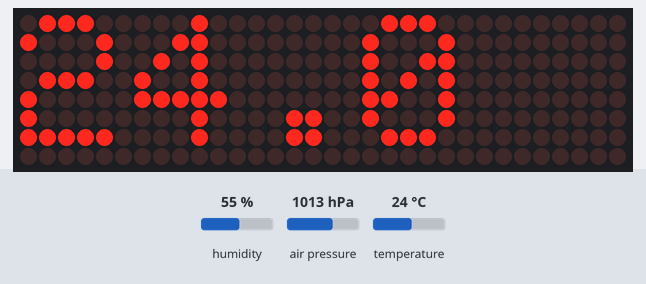
This sketch was run on a simulated Arduino Uno, built with avr-gcc and run on an emulated ATmega328P. Shown: 32×8 LED matrix. Inputs (shaded band) come from the test bench; at power-on: humidity 55 %, air pressure 1013 hPa, temperature 24 °C. What the sketch prints to the serial monitor is not drawn.

Above: at 3.3 s.
3.4 s: humidity set to 22 %
At 8.1 s:
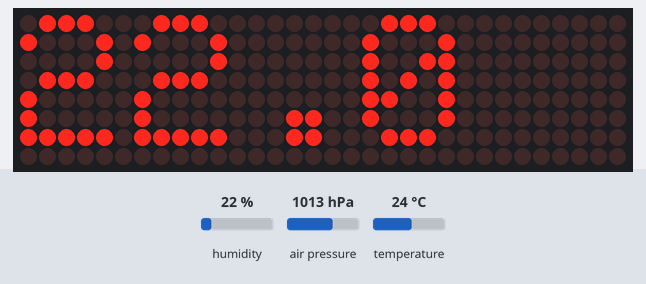
10.0 s: air pressure set to 952 hPa
At 16.3 s:
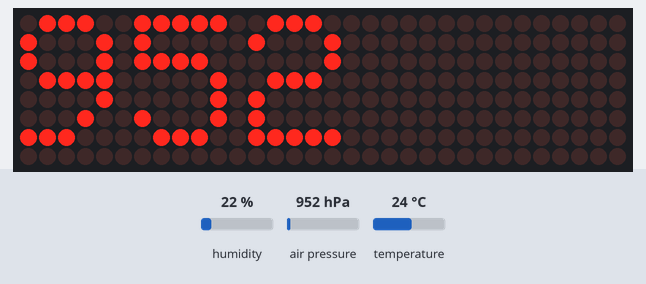
17.3 s: temperature set to 12 °C
At 21.7 s:
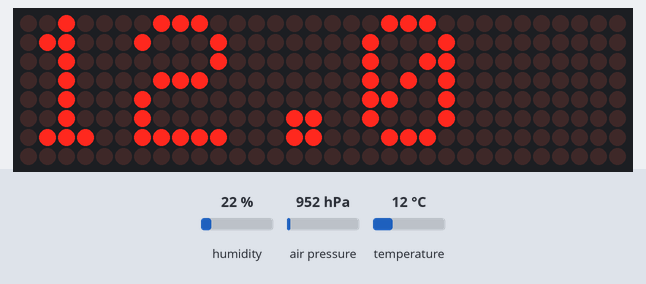
25.9 s: air pressure set to 975 hPa
At 30.8 s:
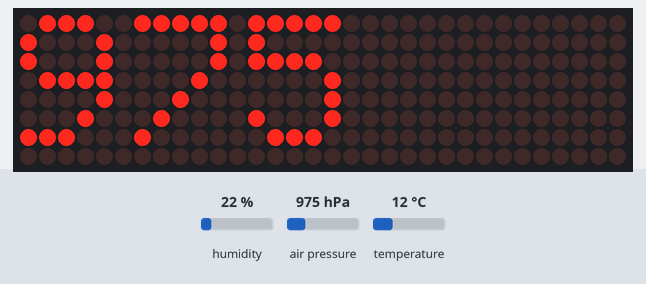
34.6 s: humidity set to 40 %
At 37.6 s:
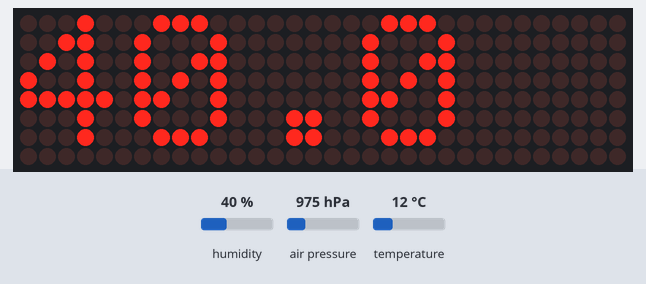
41.8 s: air pressure set to 1000 hPa
At 46.1 s:
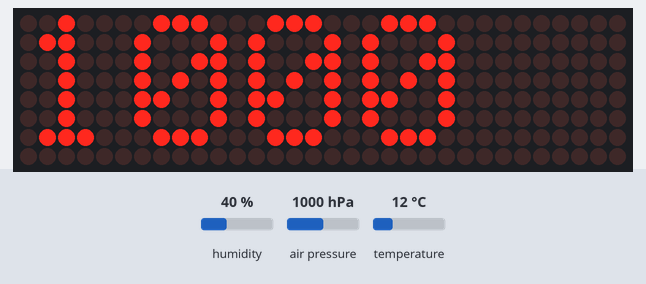
Timing chart, 0 to 47.6 s (numbered marks = the images above; inputs shaded):
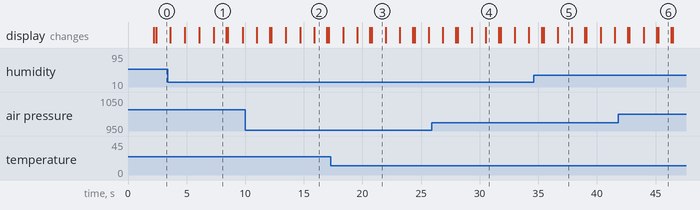

Measured:
- after the input at 3.4 s, the display: first differs from a run without the input after 3.9 s (image 1)
- after the input at 17.3 s, the display: first differs from a run without the input after 3.5 s (image 3)
- after the input at 25.9 s, the display: first differs from a run without the input after 4.6 s (image 4)
- after the input at 34.6 s, the display: first differs from a run without the input after 2.1 s (image 5)
- what the display in image 1 shows lasts 1.1 s, from 7.3 s to 8.4 s
- what the display in image 3 shows lasts 1.2 s, from 20.8 s to 22.0 s

The sketch:

indoor_led.ino
```cpp
#include "LedControl.h"
#include <Adafruit_GFX.h>
#include <gfxfont.h>

/*
  Now we need a LedControl to work with.
 ***** These pin numbers will probably not work with your hardware *****
  pin 10 is connected to the DataIn
  pin 9 is connected to the CLK
  pin 8 is connected to LOAD
 ***** Please set the number of devices you have *****
  But the maximum default of 8 MAX72XX wil also work.
*/

/* we always wait a bit between updates of the display */
unsigned long delaytime = 500;

class LedGrafix : public Adafruit_GFX
{
  public:
    LedGrafix(int16_t dataIn, int16_t clk, int16_t load, int16_t num) :
      Adafruit_GFX(8 * num, 8),
      lc(dataIn, clk, load, num)
    {
      //we have already set the number of devices when we created the LedControl
      int devices = lc.getDeviceCount();
      //we have to init all devices in a loop
      for (int address = 0; address < devices; address++) {
        /*The MAX72XX is in power-saving mode on startup*/
        lc.shutdown(address, false);
        /* Set the brightness to a medium values */
        lc.setIntensity(address, 8);
        /* and clear the display */
        lc.clearDisplay(address);
      }
    }
    // For now orient horizontally
    // overridden from adafruit, ignore color parameter
    virtual void drawPixel(int16_t x, int16_t y, uint16_t c)
    {
      int16_t devices = lc.getDeviceCount();
      int16_t address = (devices - 1) - x / 8 ;
      int16_t realX = x % 8;
      lc.setLed(address, y, realX, c != 0);
    }

  private:
    LedControl lc;
};

LedGrafix gfx = LedGrafix(10, 9, 8, 4);

// initialize the dht senso
#include <DHT.h>
DHT dht(7, DHT22);

#include <Wire.h>
#include <Adafruit_Sensor.h>
#include <Adafruit_BMP085_U.h>
Adafruit_BMP085_Unified bmp = Adafruit_BMP085_Unified(10085);

// We'll use SoftwareSerial to communicate with the XBee:
#include <SoftwareSerial.h>
SoftwareSerial XBee(2, 3); // RX, TX

void setup() {
  Serial.begin(9600);

  /* Initialise the sensor */
  if (!bmp.begin())
  {
    /* There was a problem detecting the BMP085 ... check your connections */
    Serial.print("Ooops, no BMP085 detected ... Check your wiring or I2C ADDR!");
    while (1);
  }

  sensor_t sensor;
  bmp.getSensor(&sensor);
  Serial.println("------------------------------------");
  Serial.print  ("Sensor:       "); Serial.println(sensor.name);
  Serial.print  ("Driver Ver:   "); Serial.println(sensor.version);
  Serial.print  ("Unique ID:    "); Serial.println(sensor.sensor_id);
  Serial.print  ("Max Value:    "); Serial.print(sensor.max_value); Serial.println(" hPa");
  Serial.print  ("Min Value:    "); Serial.print(sensor.min_value); Serial.println(" hPa");
  Serial.print  ("Resolution:   "); Serial.print(sensor.resolution); Serial.println(" hPa");
  Serial.println("------------------------------------");
  Serial.println("");

  gfx.setTextColor(1,0);

  delay(2000);
}

void readData(float* temp, float* humidity, float* pressure) {
  *temp = dht.readTemperature();
  *humidity = dht.readHumidity();

  // Process bmp
  sensors_event_t event;
  bmp.getEvent(&event);
  if (event.pressure)
  {
    *pressure = event.pressure;
  }
}

void loop() {
  float humidity;
  float temp;
  float pressure;

  readData(&temp, &humidity, &pressure);

  String tempS(temp,1);
  String humS(humidity,1);
  String pressureS(pressure,0);

  String message = tempS + "C " + humS +"% " + pressureS + "mb ";

  int size = message.length() * 5;

  gfx.fillScreen(0);
  gfx.setCursor(0,0);
  gfx.print(tempS.c_str());
  delay(1000);

  gfx.fillScreen(0);
  gfx.setCursor(0,0);
  gfx.print(humS.c_str());
  delay(1000);

  gfx.fillScreen(0);
  gfx.setCursor(0,0);
  gfx.print(pressureS.c_str());
  delay(1000);

 /*
  for (int i = 0; i < size + 32; ++i)
  {
    gfx.setCursor(-i,0);
    gfx.print(message.c_str());
    delay(50);
  }
*/

  // Push Data
  message = tempS+"|"+humS+"|"+pressureS;
  Serial.print(message);
  /*
  Serial.println(message.c_str());
  if (XBee.available())
  { // If data comes in from XBee, send it out to serial monitor
    Serial.write(XBee.read());
  }
  */

}
```
